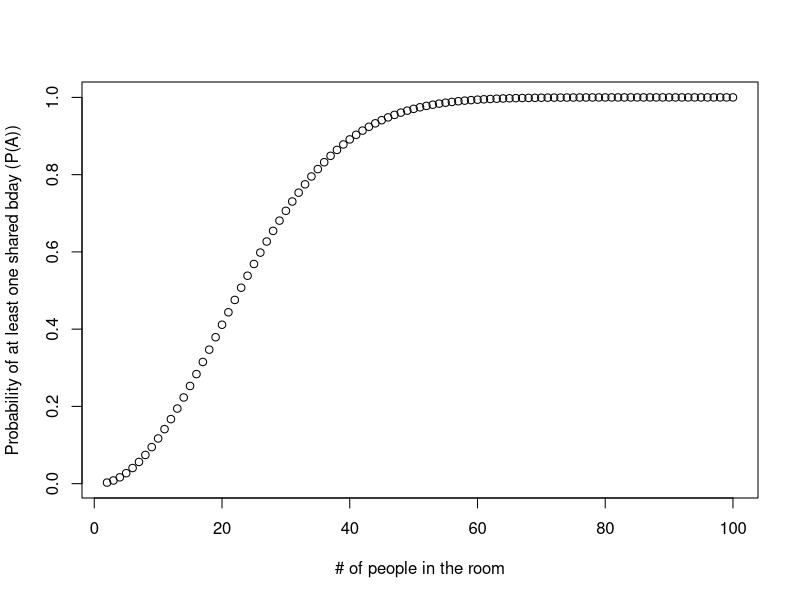

This figure's R source:
## ---- chunk 1
knitr::opts_chunk$set(echo = TRUE)
## ---- chunk 2
bday_fun <- function(m){
  # compute the probability of complement of A on log scale
  l_prob_a_c <- lfactorial(365) - lfactorial(365-m) - m*log(365)
  # find probability of A
  prob_a <- 1- exp(l_prob_a_c)
  # return probability of A
  return(prob_a)
}
## ---- chunk 3
mVals <- 2:100
probs <- bday_fun(mVals)
plot(x = mVals, y = probs, xlab = "# of people in the room", 
     ylab = "Probability of at least one shared bday (P(A))")
## ---- chunk 4

greatProb <- probs > 0.5
indx <- min(which(greatProb, arr.ind = TRUE))
# by our construction of probs, index 1 --> 2 people, index 2 -->3 people, index i --> i+1 people
people <- indx + 1
people

